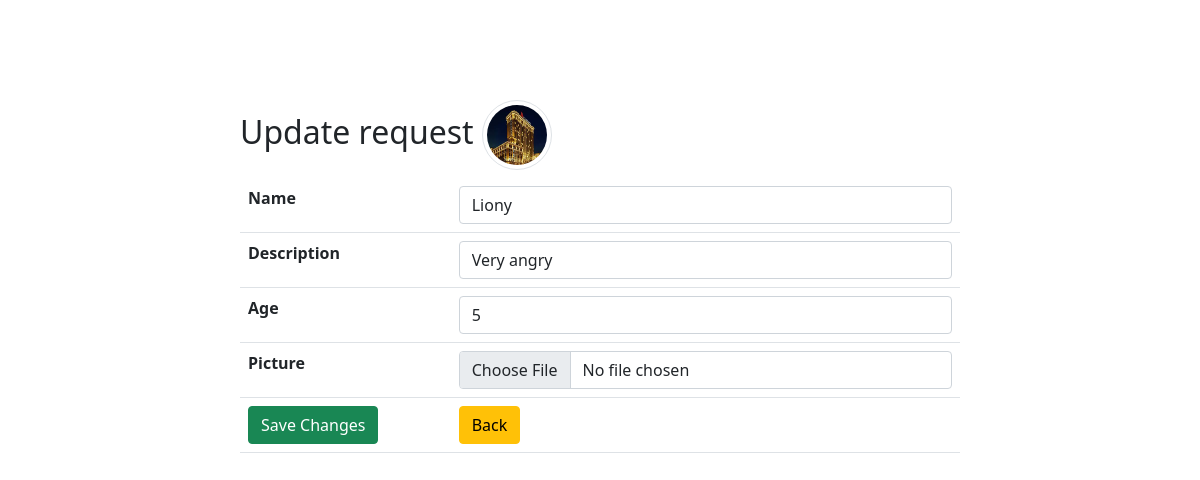
The page /animals/update.php?id=3 (signed in) on the database its author committed.
### tables this page shows
CREATE TABLE `animals` (
  `id_a` int(11) NOT NULL,
  `name` varchar(255) NOT NULL,
  `description` varchar(255) NOT NULL,
  `breed` varchar(255) NOT NULL,
  `hobbies` varchar(255) NOT NULL,
  `size` varchar(255) NOT NULL,
  `age` int(20) NOT NULL,
  `live_at` varchar(255) NOT NULL,
  `picture` varchar(255) DEFAULT NULL
);

### animals/update.php (the view, shortened to what this page needs)
<?php
require_once '../components/db_connect.php';
if ($_GET['id']) {
    $id = $_GET['id'];
    $sql = "SELECT * FROM animals WHERE id_a = {$id}";
    $result = mysqli_query($connect, $sql);
    if (mysqli_num_rows($result) == 1) {
        $data = mysqli_fetch_assoc($result);
        $name = $data['name'];
        $description = $data['description'];
        $age = $data['age'];
        $picture = $data['picture'];
    } else {
        header("location: error.php");
    }
} else {
    header("location: error.php");
}
?>
<!DOCTYPE html>
<html>
<head>
    <?php require_once '../components/boot.php' ?>
</head>
<body>
    <fieldset>
        <legend class='h2'>Update request <img class='img-thumbnail rounded-circle' src='pictures/<?php echo $picture ?>' alt="<?php echo $name ?>"></legend>
        <form action="actions/a_update.php" method="post" enctype="multipart/form-data">
            <table class="table">
                <tr>
                    <th>Name</th>
                    <td><input class="form-control" type="text" name="name" placeholder="Product Name" value="<?php echo $name ?>" /></td>
                </tr>
                <tr>
                    <th>Description</th>
                    <td><input class="form-control" type="text" name="description" step="any" placeholder="Description" value="<?php echo $description ?>" /></td>
                </tr>
                <tr>
                    <th>Age</th>
                    <td><input class="form-control" type="number" name="age" step="any" placeholder="Age" value="<?php echo $age ?>" /></td>
                </tr>
                <tr>
                    <th>Picture</th>
                    <td><input class="form-control" type="file" name="picture" /></td>
                </tr>
                <tr>
                    <td><button class="btn btn-success" type="submit">Save Changes</button></td>
                    <td><a href="index.php"><button class="btn btn-warning" type="button">Back</button></a></td>
                </tr>
            </table>
        </form>
    </fieldset>
</body>
</html>

### animals/update.php (style rules this page uses)
fieldset { margin: auto; margin-top: 100px; width: 60%; }
.img-thumbnail { width: 70px !important; height: 70px !important; }

### rows shown on the page
animals: picture (picture), name "Liony", description "Very angry", age "5"
